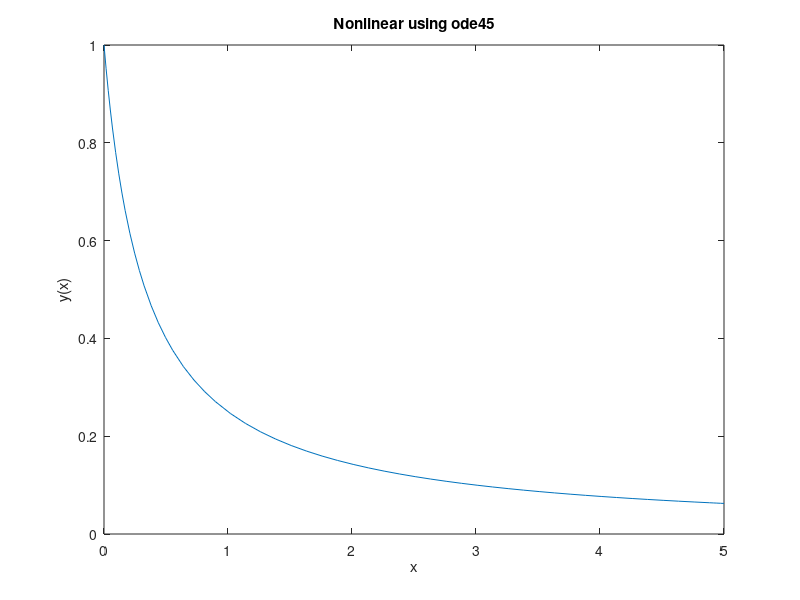

Write the MATLAB code that produced this figure.
%% Shahzaib Asif
% sasif.mscse19s@rcms.nust.edu.pk

clc
clear
close all

%% Declaring Functions
fun=@(t,y)[-3*y(1)*y(1)];
y0=1;
Y0=[y0];
tspan=[0 5];
[T,Y]=ode45(fun,tspan,Y0);

%% Display of Data
plot(T,Y)  
title('Nonlinear using ode45')
xlabel('x')
ylabel('y(x)')
